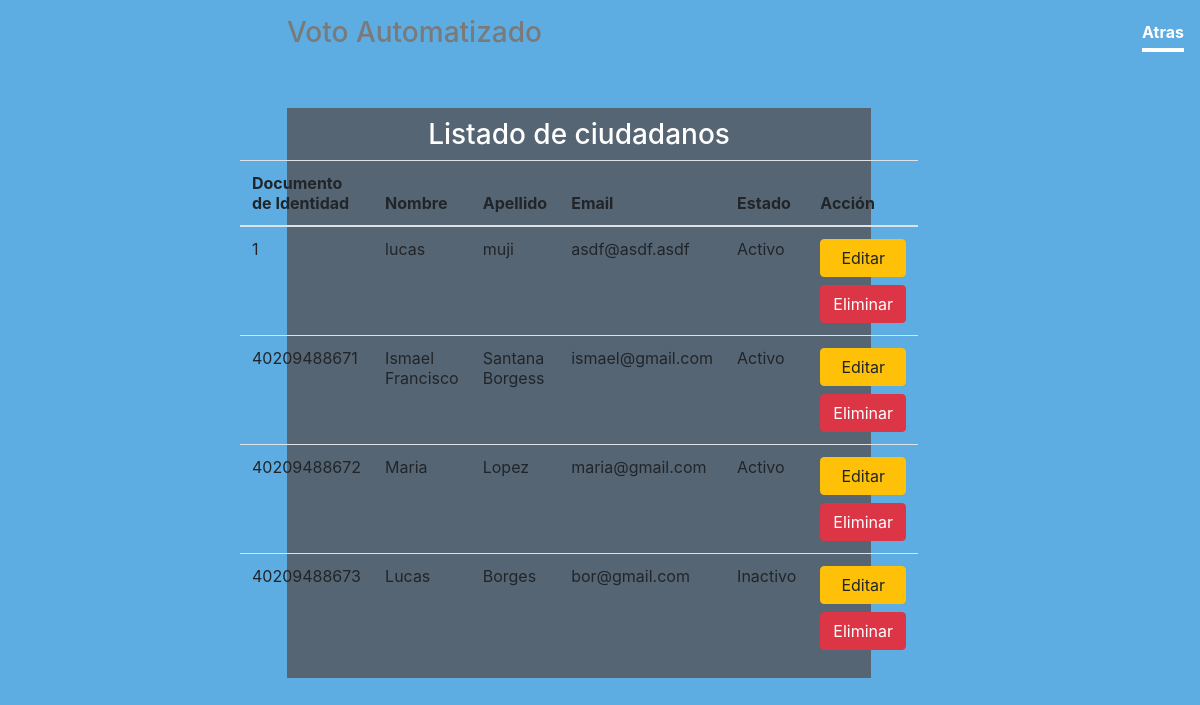
Page /ciudadanos/listarciudadano.php (signed in) on the earlier database version.
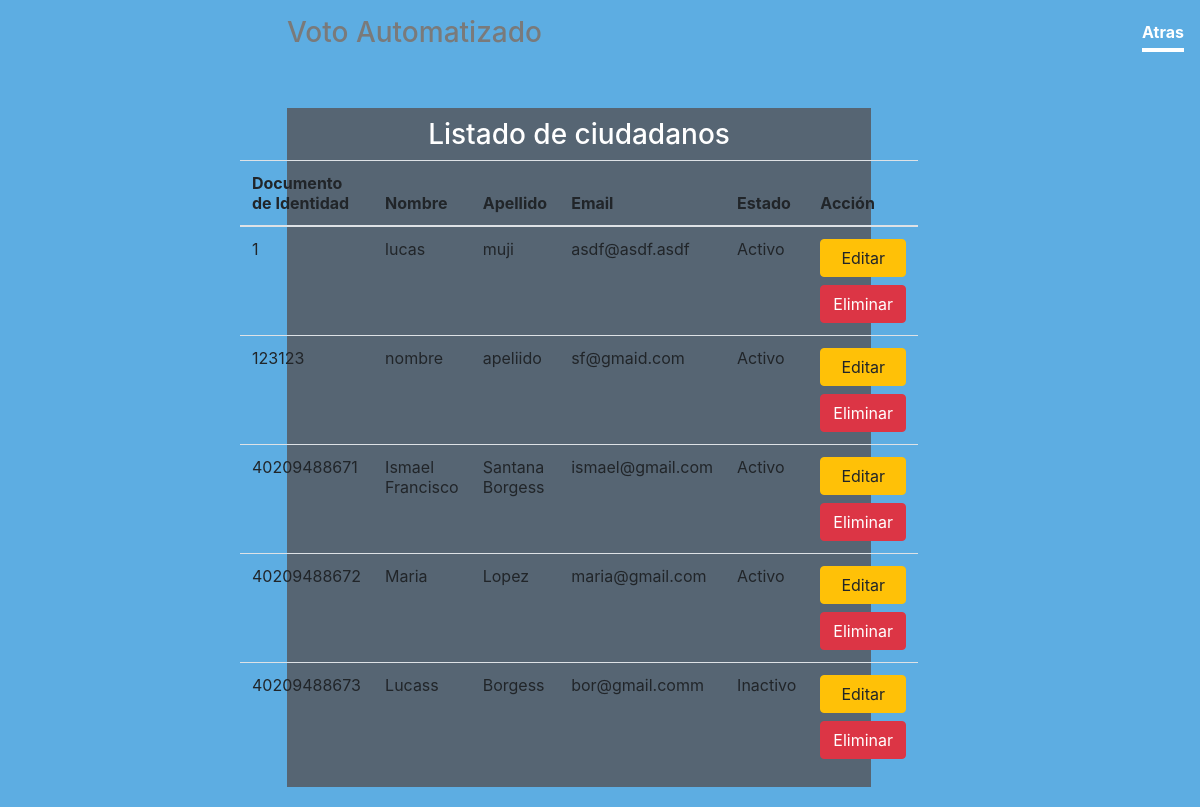
Same page on the later database version.
### tables this page shows
CREATE TABLE `ciudadanos` (
  `Identidad` varchar(15) NOT NULL,
  `Nombre` varchar(100) DEFAULT NULL,
  `Apellido` varchar(100) DEFAULT NULL,
  `Email` varchar(250) DEFAULT NULL,
  `Estado` bit(1) DEFAULT NULL
);

### database/Context.php (called while the page is built, shortened)
<?php
class Context{
    function __construct($directory)
    {
$this->filehandler = new JsonFileHandler($directory,"configuration");
$this->db = new mysqli("localhost","root","","proyecto_final");
    }
}
?>

### database/JsonFileHandler.php (called while the page is built, shortened)
<?php
class JsonFileHandler implements FileHandler{
public $directory;
public $filename;
function __construct($directory, $filename){
$this->directory = $directory;
$this->filename = $filename;
}
    function ReadConfiguration(){
        $path = $this->directory . "/". $this->filename  . ".json";
        if(file_exists($path)){
          $file = fopen($path, "r");
          $contents = fread($file,filesize($path));
          fclose($file);
          return json_decode($contents);
        }
        else{
            return false;
        }
          }
}
?>

### ciudadanos/ciudadanoservice.php (called while the page is built, shortened)
<?php
class ciudadanoservice implements Iserviciobase{
     private $context;
    public function __construct($directory){
        $this->context = new Context($directory);
    }
    public function Getlista(){
        $listarciudadano = array();
        $stmt = $this->context->db->prepare("select * from ciudadanos");
        $stmt->execute();
        $result= $stmt->get_result();
        if($result->num_rows === 0){
            return $listarciudadano;
        }else{
            while($row = $result->fetch_object()){
              $ciudadano = new ciudadano();
                $ciudadano->Identidad= $row->Identidad;
                $ciudadano->Nombre= $row->Nombre;
                $ciudadano->Apellido= $row->Apellido;
                $ciudadano->Estado= $row->Estado;
                $ciudadano->Email= $row->Email;
                array_push($listarciudadano,$ciudadano);
            }
        }
    return $listarciudadano;
    }
}

### ciudadanos/listarciudadano.php (the view, shortened to what this page needs)
<?php
include "../layout/layout.php";
require_once "ciudadanoservice.php";
require_once "../database/Context.php";
require_once "../database/JsonFileHandler.php";
$service = new ciudadanoservice("database");
$listarciudadano = $service->Getlista();
?>
<body class="text-center">
    <div class="cover-container d-flex w-100 h-100 p-3 mx-auto flex-column">
        <header class="masthead mb-10%">
            <div class="inner">
                <nav class="nav nav-masthead justify-content-center">
                    <a class="nav-link active" href="../admin/admin.php">Atras</a>
                </nav>
            </div>
            <div class="contenedor">
                <center><h3>Listado de ciudadanos</h3></center>
                <div class="row justify-content-center">
                  <table class="table fill">
                    <thead>
                      <tr>
                        <th>Documento de Identidad</th>
                        <th>Nombre</th>
                        <th>Apellido</th>
                        <th>Email</th>
                        <th>Estado</th>
                        <th colspan="2">Acción</th>
                      </tr>
                    </thead>
                    <tbody>
                    <?php
                      if($listarciudadano != null)
                      {
                          foreach ($listarciudadano as $ciudadano) :
                    ?>
                        <td><?=$ciudadano->Identidad?></td>
                        <td><?=$ciudadano->Nombre?></td>
                        <td><?=$ciudadano->Apellido?></td>
                        <td><?=$ciudadano->Email?></td>
                        <td><?php if ($ciudadano->Estado == 1) : echo "Activo"; else: echo "Inactivo"; endif; ?></td>
                        <td>
                          <a href="editarciudadano.php?id=<?php echo $ciudadano->Identidad; ?>" class="card-link btn btn-warning btn-block">Editar</a>
                          <a href="eliminarciudadano.php?id=<?php echo $ciudadano->Identidad; ?>" class="card-link btn btn-danger btn-block ml-0" onclick="return confirm('¿Estas seguro de querer eliminar este ciudadano?')">Eliminar</a>
                        </td>
                    <?php
                      endforeach;
                    }
                    ?>
                    </tbody>
                  </table>
                </div>
              </div>

Differences in the rows shown:
added ciudadanos: Identidad "123123", Nombre "nombre", Apellido "apeliido", Email "sf@gmaid.com", Estado "Activo"
changed ciudadanos id 40209488673: Nombre "Lucas" → "Lucass"; Apellido "Borges" → "Borgess"; Email "bor@gmail.com" → "bor@gmail.comm"
